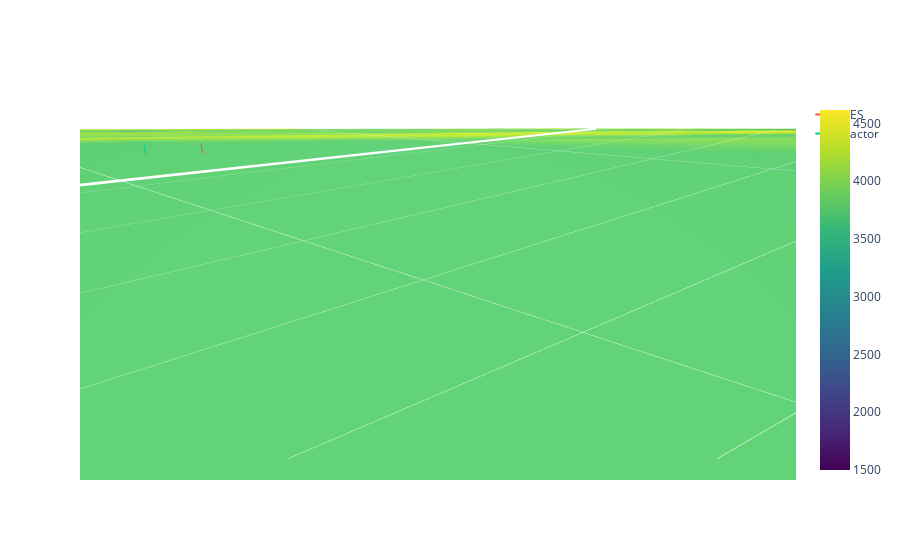

Source (notebook cell):
### Code cell
import plotly.graph_objs as go
import numpy as np
import plotly.offline as pyo

def plot3d(X, Y, Z, save=None):
    # Create a 3D surface plot
    fig = go.Figure(data=[go.Surface(
        x=X,
        y=Y,
        z=Z,
        colorscale='Viridis'
    )])

    min_z = Z.min()
    max_z = Z.max()

    x_size = X.max() - X.min()
    y_size = Y.max() - Y.min()
    # get as float from jax array
    x_size = float(x_size)
    y_size = float(y_size)

    # Add vertical lines
    fig.add_trace(go.Scatter3d(
        x=[0, 0],
        y=[0, 0],
        z=[min_z, max_z],
        marker=dict(line=dict(width=10)),
        mode='lines',
        name='ES'
    ))

    fig.add_trace(go.Scatter3d(
        x=[1, 1],
        y=[0, 0],
        z=[min_z, max_z],
        marker=dict(line=dict(width=10)),
        mode='lines',
        name='actor'
    ))
    
    # Set the axis labels and title
    fig.update_layout(scene=dict(
        xaxis_title='ES to actor',
        yaxis_title='Y',
        zaxis_title='Fitness',
        aspectratio=dict(x=x_size, y=y_size, z=0.7),
        camera_eye=dict(x=1.2, y=1.2, z=0.6)
    ))

    # Show the plot in a web browser
    if save is not None:
        pyo.plot(fig, filename=save, auto_open=True)
    fig.show()

plot3d(x_grid, y_grid, z_grid)

### Figure 1 — Plotly figure (JSON) as saved in the notebook; plotly's stock layout.template omitted (floating-point values rounded to 4 significant figures; data arrays with more than 128 entries replaced by an {"elided": "..."} marker saying what was removed)
{"data": [{"colorscale": [[0, "#440154"], [0.1111, "#482878"], [0.2222, "#3e4989"], [0.3333, "#31688e"], [0.4444, "#26828e"], [0.5556, "#1f9e89"], [0.6667, "#35b779"], [0.7778, "#6ece58"], [0.8889, "#b5de2b"], [1, "#fde725"]], "type": "surface", "x": {"elided": "100x100 float values"}, "y": {"elided": "100x100 float values"}, "z": {"elided": "100x100 float values"}}, {"marker": {"line": {"width": 10}}, "mode": "lines", "name": "ES", "type": "scatter3d", "x": [0, 0], "y": [0, 0], "z": [1499.0, 4617.0]}, {"marker": {"line": {"width": 10}}, "mode": "lines", "name": "actor", "type": "scatter3d", "x": [1, 1], "y": [0, 0], "z": [1499.0, 4617.0]}], "layout": {"scene": {"aspectratio": {"x": 630.2, "y": 319.6, "z": 0.7}, "camera": {"eye": {"x": 1.2, "y": 1.2, "z": 0.6}}, "xaxis": {"title": {"text": "ES to actor"}}, "yaxis": {"title": {"text": "Y"}}, "zaxis": {"title": {"text": "Fitness"}}}}}
